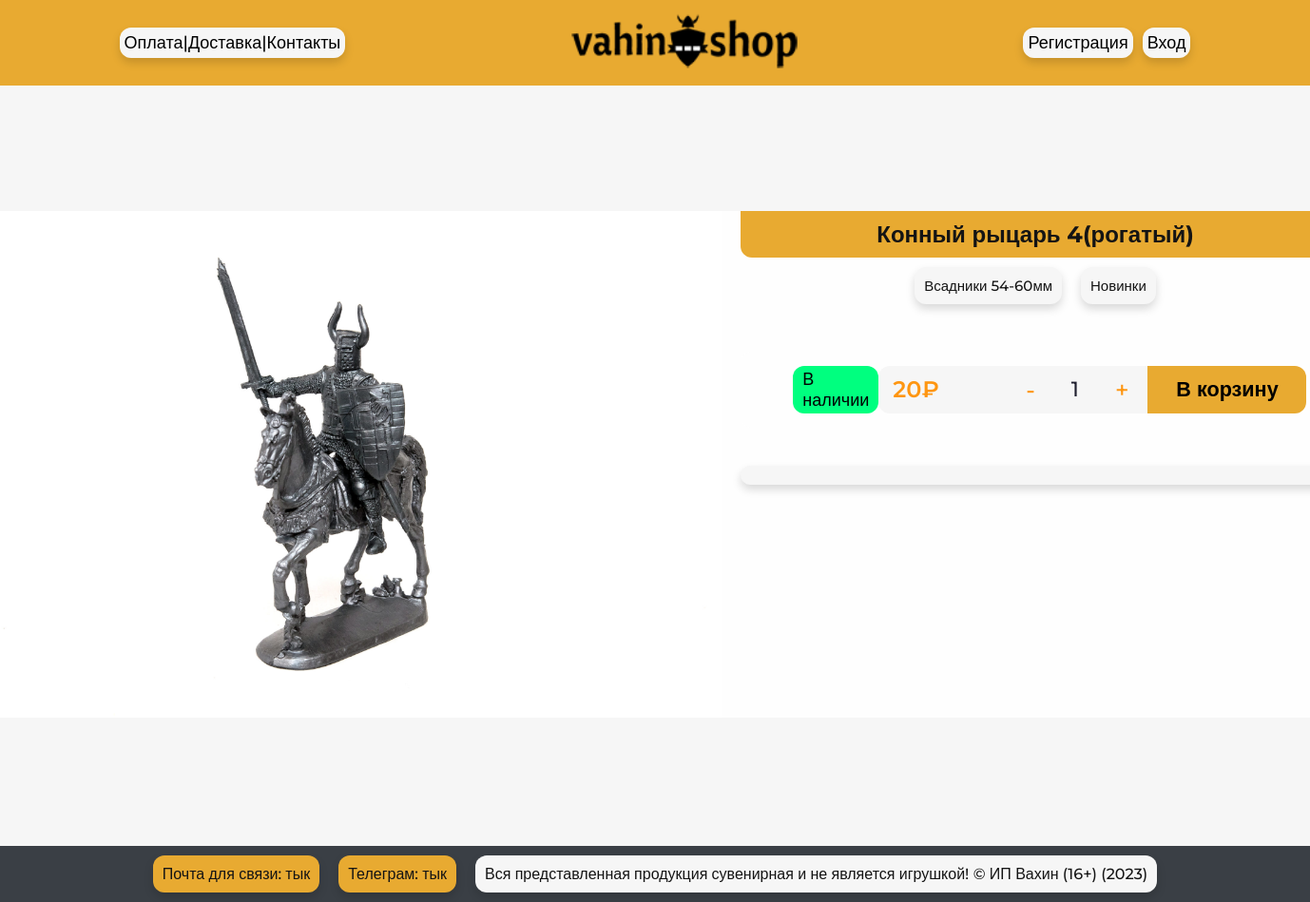
/9/konnyj-rycar-4rogatyj, run on the app's committed database.
### shop/models.py (models this page shows, shortened)
class Product(models.Model):
    category = models.ManyToManyField(Category, related_name='products')
    name = models.CharField(max_length=200, db_index=True)
    slug = models.SlugField(max_length=200, db_index=True)
    image = models.ImageField(upload_to='static/img/products/%Y', blank=False)
    description = models.TextField(blank=True)
    price = models.DecimalField(max_digits=10, decimal_places=0)
    stock = models.PositiveIntegerField()
    available = models.BooleanField(default=True)
    created = models.DateTimeField(auto_now_add=True)
    updated = models.DateTimeField(auto_now=True)
    class Meta:
        ordering = ('name',)
        verbose_name = 'Товар'
        verbose_name_plural = 'Товары'
        index_together = (('id', 'slug'), )

class Category(models.Model):
    name = models.CharField(max_length=200, db_index=True)
    slug = models.SlugField(max_length=200, db_index=True, unique=True)
    class Meta:
        ordering = ('name',)
        verbose_name = 'Категория'
        verbose_name_plural = 'Категории'
    def get_absolute_url(self):
        return reverse('shop:product_list_by_category',
                       args=[self.slug])

### shop/views.py (the view)
# urls.py: path('<int:id>/<slug:slug>', views.product_detail,
def product_detail(request, id, slug):
    product = get_object_or_404(Product,
                                id=id,
                                slug=slug,
                                available=True)
    cart_product_form = CartAddProductForm()
    return render(request, 'shop/product/detail.html', {'product': product, 'cart_product_form': cart_product_form})

### cart/forms.py
class CartAddProductForm(forms.Form):
    quantity = forms.TypedChoiceField(
                                choices=PRODUCT_QUANTITY_CHOICES,
                                coerce=int)
    update = forms.BooleanField(required=False,
                                initial=False,
                                widget=forms.HiddenInput)

### cart/context_processors.py (called while the page is built)
def cart(request):
    return {'cart': Cart(request)}

### shop/templates/shop/product/detail.html (shortened to what this page needs)
{% extends "shop/base.html" %}
{% load static %}
{% block content %}
<div class="card_full_container">
    <div class="card">
        <div class="card_full_img"><img
                src="{% if product.image %}{{ product.image.url }}{% else %}{% static 'img/img_null.png' %}{% endif %}"
                alt="Изображение товара" width="800" height="533"></div>
        <div class="card_full">
            <div class="card_item">
                <div class="card_full_name">{{ product.name }}</div>
                <div class="card_full_category">
                    {% for category in product.category.all %}
                    <a href="{{ category.get_absolute_url }}">{{ category.name }}</a>
                    {% endfor %}
                </div>
            </div>
            <div class="card_full_purchase">
                <div class="card_full_status">
                    {% if product.stock %}
                    <div class="card_full_true">
                        <p>В наличии</p>
                    </div>
                    {% else %}
                    <div class="card_full_false">
                        <p>Нет в наличии</p>
                    </div>
                    {% endif %}
                </div>
                <div class="card_container_purchase">
                    <div class="card_full_price">{{ product.price }}₽</div>
                    <div class="card_amount">
                        <button id="minus" onclick="counter(this,'{{product.id}}')"> -</button>
                        <input type="number" min="1" max="10000" step="1" value="1" id="amountCounter_{{product.id}}">
                        <button id="plus" onclick="counter(this,'{{product.id}}')"> +</button>
                    </div>
                    <div class="card_full_basket">
                        <button type="submit" onclick="fetchData('{{product.id}}')">В корзину</button>
                    </div>
                </div>
            </div>
            <div class="card_full_description">{{ product.description }}</div>
        </div>
    </div>
</div>
{% endblock %}

### static/css/main.css (style rules this page uses)
* { box-sizing: border-box; margin: 0; font-family: 'Montserrat', sans-serif !important; }
.card_full_container { width: 100%; height: 100vh; display: flex; flex-direction: column; justify-content: center; background-color: #f6f6f6; }
.card { width: 82.5%; display: flex; padding: 0; border-radius: 12px; margin-left: auto; margin-right: auto; justify-content: center; }
.card_full { width: 58%; height: 533px; font-weight: 400; font-size: 100%; background-color: #FEFEFE; border-top-right-radius: 12px; border-bottom-right-radius: 12px; }
.card_full_img { margin: 0px; padding: 0px; border-top-left-radius: 12px; border-bottom-left-radius: 12px; }
.card_full_img img { margin: 0px; padding: 0px; border-top-left-radius: 12px; border-bottom-left-radius: 12px; }
.card_full_name { height: fit-content; text-align: center; margin-left: 20px; margin-right: 20px; padding: 10px; border-bottom-left-radius: 12px; border-bottom-right-radius: 12px; background-color: #E8AA31; font-weight: 700; font-size: 150%; color: #141414; }
.card_full_category { display: flex; flex-wrap: wrap; justify-content: center; margin-left: 20px; margin-right: 20px; width: auto; }
.card_full_category a { text-decoration: none; font-size: 15px; font-weight: 500; color: #141414; margin: 10px; padding: 10px; border-radius: 12px; background-color: #f6f6f6; box-shadow: 0 5px 10px 0px rgba(0,0,0,0.15); }
.card_full_status { display: flex; width: fit-content; padding-left: 40px; }
.card_full_true p { height: 50px; font-size: 18px; font-weight: 500; padding: 10px; border-radius: 12px; background-color: #00FF7F; display: flex; align-items: center; }
.card_container_purchase { display: flex; padding-right: 40px; }
.card_amount, .card_mini_amount { display: flex; background-color: #f6f6f6; border-radius: 12px; }
.card_amount input[type="number"] { text-align: center; font-weight: 500; font-size: 22px; border: none; background-color: #f6f6f6; color: #202030; }
.card_amount button, .card_mini_amount button { color: #fe9611; background-color: #f6f6f6; border: none; font-weight: 500; font-size: 25px; cursor: pointer; }
#minus { padding: 10px 0px 10px 20px; }
#plus { padding: 10px 20px 10px 0px; }
.card_full_purchase { display: flex; justify-content: space-between; height: min-content; margin-left: 20px; margin-right: 20px; margin-top: 40px; margin-bottom: 40px; padding: 15px; border-radius: 12px; background-color: #FEFEFE; }
.card_full_price { font-weight: 600; font-size: 150%; color: #fe9611; width: 135px; height: 50px; padding-left: 15px; line-height: 50px; border-top-left-radius: 12px; border-bottom-left-radius: 12px; background-color: #f6f6f6; }
.card_full_basket button { width: 167px; height: 50px; font-size: 135%; font-weight: 700; border: none; border-top-right-radius: 12px; border-bottom-right-radius: 12px; background-color: #E8AA31; cursor: pointer; }
.card_full_description { margin-left: 20px; margin-right: 20px; font-size: 15px; font-weight: 500; color: #141414; padding: 10px; border-radius: 12px; background-color: #f6f6f6; box-shadow: 0 5px 10px 0px rgba(0,0,0,0.15); }

### data on the page
Product: image (picture), name "Конный рыцарь 4(рогатый)", price "20"
Category: name "Всадники 54-60мм"
Category: name "Новинки"
